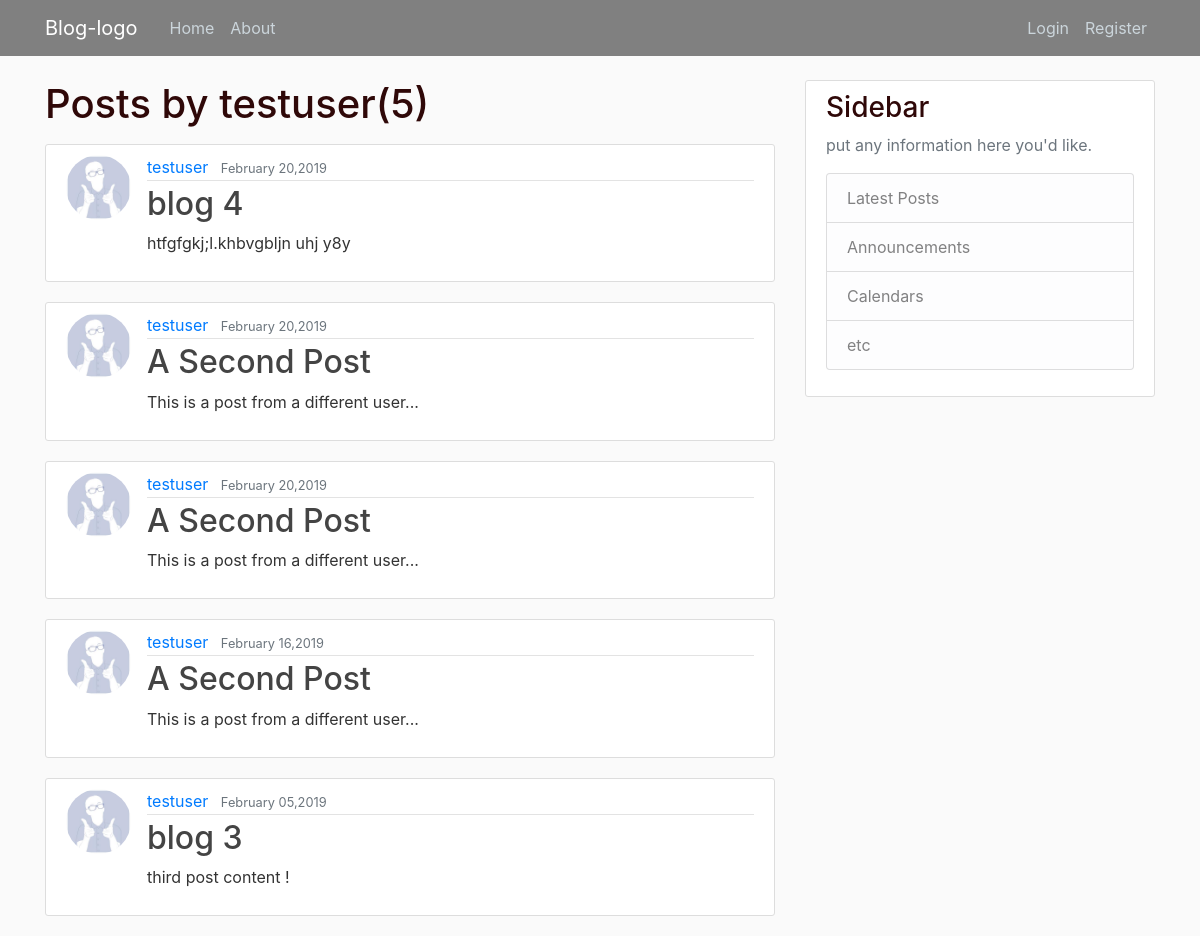
/user/testuser/, run on the app's committed database.
### blog/models.py (models this page shows, shortened)
class Post(models.Model):
    title = models.CharField(max_length=100)
    content = models.TextField()
    date_posted = models.DateTimeField(default=timezone.now)
    author = models.ForeignKey(User,on_delete=models.CASCADE)

### users/models.py (models this page shows, shortened)
class Profile(models.Model):
    user = models.OneToOneField(User,on_delete=models.CASCADE)
    image = models.ImageField(default = 'default.jpg', upload_to='profile_pics')

### blog/views.py (the view)
# urls.py: path('user/<str:username>/', UserPostListView.as_view(), name='user-posts'),
class UserPostListView(ListView):
    model = Post
    template_name = 'blog/user_posts.html'#<app>/<model>_<viewtype>.html#blog/post_list.html
    context_object_name = 'posts'
    paginate_by = 5
    def get_queryset(self):
        user = get_object_or_404(User,username = self.kwargs.get('username'))
        return Post.objects.filter(author=user).order_by('-date_posted')

### blog/templates/blog/user_posts.html (shortened to what this page needs)
{% extends "blog/base.html" %}
    {% block content %}
    <h1 class='mb-3'>Posts by {{ view.kwargs.username }}({{ page_obj.paginator.count }})</h1>
        {% for post in posts %}
            <article class="media content-section">
              <img class="rounded-circle article-img" src="{{ post.author.profile.image.url }}">
                <div class="media-body">
                  <div class="article-metadata">
                    <a class="mr-2" href="{% url 'user-posts' post.author.username %}">{{ post.author }}</a>
                    <small class="text-muted">{{ post.date_posted|date:"F d,Y"}}</small>
                  </div>
                  <h2><a class="article-title" href="{% url 'post-detail' post.id %}">{{ post.title }}</a></h2>
                  <p class="article-content">{{ post.content }}</p>
                </div>
            </article>
          {% endfor %}
    {% endblock content %}

### blog/static/blog/main.css (style rules this page uses)
body { background: #fafafa; color: #333333; margin-top: 5rem; }
h1, h2, h3, h4, h5, h6 { color: #2f0808; }
.content-section { background: #ffffff; padding: 10px 20px; border: 1px solid #dddddd; border-radius: 3px; margin-bottom: 20px; }
.article-title { color: #444444; }
.article-content { white-space: pre-line; }
.article-img { height: 65px; width: 65px; margin-right: 16px; }
.article-metadata { padding-bottom: 1px; margin-bottom: 4px; border-bottom: 1px solid #e3e3e3 }

### data on the page
Post: author.profile.image (placeholder picture), author "testuser", date_posted "February 20,2019", title "blog 4", content "htfgfgkj;l.khbvgbljn uhj y8y"
Post: author.profile.image (placeholder picture), author "testuser", date_posted "February 20,2019", title "A Second Post", content "This is a post from a different user..."
Post: author.profile.image (placeholder picture), author "testuser", date_posted "February 20,2019", title "A Second Post", content "This is a post from a different user..."
Post: author.profile.image (placeholder picture), author "testuser", date_posted "February 16,2019", title "A Second Post", content "This is a post from a different user..."
Post: author.profile.image (placeholder picture), author "testuser", date_posted "February 05,2019", title "blog 3", content "third post content !"

### other printed values
{{ view.kwargs.username }} "testuser"
{{ page_obj.paginator.count }} "5"
